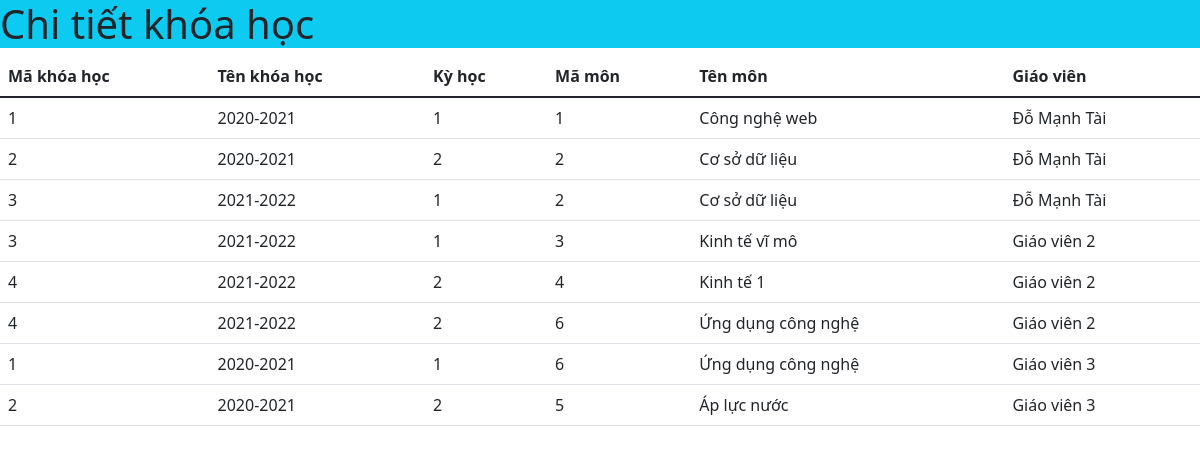
The page /giaovien/chitietkh.php on the database its author committed.
### tables this page shows
CREATE TABLE `chitietkhoahoc` (
  `MaKH` int(11) NOT NULL,
  `MaMon` int(11) NOT NULL,
  `MaGV` int(11) NOT NULL,
  `phongHoc` varchar(100) NOT NULL,
  `tietBatDau` int(11) NOT NULL,
  `tietKetThuc` int(11) NOT NULL,
  `ID` int(11) NOT NULL
);

CREATE TABLE `khoahoc` (
  `MaKH` int(11) NOT NULL,
  `Ten` varchar(225) NOT NULL,
  `Ky` int(11) NOT NULL,
  `ThoiGianBatDau` date DEFAULT NULL,
  `ThoiGianKetThuc` date DEFAULT NULL,
  `DuocDangKy` tinyint(1) NOT NULL DEFAULT 1
);

CREATE TABLE `monhoc` (
  `MaMon` int(11) NOT NULL,
  `Ten` varchar(225) NOT NULL,
  `SoTC` int(11) NOT NULL,
  `MaKhoa` int(11) NOT NULL
);

CREATE TABLE `giaovien` (
  `MaGV` int(11) NOT NULL,
  `Ten` varchar(225) NOT NULL,
  `Email` varchar(225) NOT NULL,
  `SDT` varchar(225) NOT NULL,
  `MaKhoa` int(11) NOT NULL
);

### giaovien/chitietkh.php (the view, shortened to what this page needs)
<?php
    include('constants.php');
?>
<!doctype html>
<html lang="en">
  <head>
    <link href="https://cdn.jsdelivr.net/npm/bootstrap@5.1.3/dist/css/bootstrap.min.css" rel="stylesheet">
  </head>
  <body>
  <h1 class="bg-info">Chi tiết khóa học</h1>
  <main>
        <table class="table">
            <thead>
                <tr>
                    <th scope="col">Mã khóa học</th>
                    <th scope="col">Tên khóa học</th>
                    <th scope="col">Kỳ học</th>
                    <th scope="col">Mã môn</th>
                    <th scope="col">Tên môn</th>
                    <th scope="col">Giáo viên</th>
                </tr>
            </thead>
            <tbody>
                <?php
                    $sql = "SELECT ct.MaKH as MaKH,kh.Ten as TenKH,kh.Ky,ct.MaMon,mh.Ten as TenMH,gv.Ten as TenGV FROM chitietkhoahoc ct,khoahoc kh,monhoc mh,giaovien gv
                    WHERE  (ct.MaGV = gv.MaGV AND ct.MaKH = kh.MaKH AND ct.MaMon = mh.MaMon) ";
                    $result = mysqli_query($conn,$sql);
                    if(mysqli_num_rows($result)>0){
                        while($row=mysqli_fetch_assoc($result)){
                            echo '<tr>';
                            echo '<td>'.$row['MaKH'].'</td>';
                            echo '<td>'.$row['TenKH'].'</td>';
                            echo '<td>'.$row['Ky'].'</td>';
                            echo '<td>'.$row['MaMon'].'</td>';
                            echo '<td>'.$row['TenMH'].'</td>';
                            echo '<td>'.$row['TenGV'].'</td>';
                            echo '</tr>';
                        }
                    }
                ?>
            </tbody>
            </table>
    </main>
  </body>
</html>

### rows shown on the page
chitietkhoahoc: MaKH "1", MaKH.Ten "2020-2021", MaKH.Ky "1", MaMon "1", MaMon.Ten "Công nghệ web", MaGV.Ten "Đỗ Mạnh Tài"
chitietkhoahoc: MaKH "2", MaKH.Ten "2020-2021", MaKH.Ky "2", MaMon "2", MaMon.Ten "Cơ sở dữ liệu", MaGV.Ten "Đỗ Mạnh Tài"
chitietkhoahoc: MaKH "3", MaKH.Ten "2021-2022", MaKH.Ky "1", MaMon "2", MaMon.Ten "Cơ sở dữ liệu", MaGV.Ten "Đỗ Mạnh Tài"
chitietkhoahoc: MaKH "3", MaKH.Ten "2021-2022", MaKH.Ky "1", MaMon "3", MaMon.Ten "Kinh tế vĩ mô", MaGV.Ten "Giáo viên 2"
chitietkhoahoc: MaKH "4", MaKH.Ten "2021-2022", MaKH.Ky "2", MaMon "4", MaMon.Ten "Kinh tế 1", MaGV.Ten "Giáo viên 2"
chitietkhoahoc: MaKH "4", MaKH.Ten "2021-2022", MaKH.Ky "2", MaMon "6", MaMon.Ten "Ứng dụng công nghệ", MaGV.Ten "Giáo viên 2"
chitietkhoahoc: MaKH "1", MaKH.Ten "2020-2021", MaKH.Ky "1", MaMon "6", MaMon.Ten "Ứng dụng công nghệ", MaGV.Ten "Giáo viên 3"
chitietkhoahoc: MaKH "2", MaKH.Ten "2020-2021", MaKH.Ky "2", MaMon "5", MaMon.Ten "Áp lực nước", MaGV.Ten "Giáo viên 3"
